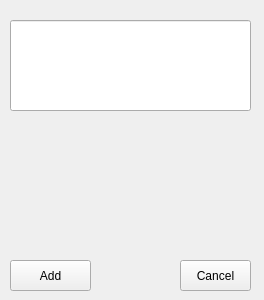
<?xml version="1.0" encoding="UTF-8"?>
<ui version="4.0">
 <class>Form</class>
 <widget class="QWidget" name="Form">
  <property name="geometry">
   <rect>
    <x>0</x>
    <y>0</y>
    <width>264</width>
    <height>300</height>
   </rect>
  </property>
  <property name="windowTitle">
   <string>Form</string>
  </property>
  <widget class="QPushButton" name="buttonAddTask">
   <property name="geometry">
    <rect>
     <x>10</x>
     <y>260</y>
     <width>81</width>
     <height>31</height>
    </rect>
   </property>
   <property name="text">
    <string>Add</string>
   </property>
  </widget>
  <widget class="QPushButton" name="buttonCancelTask">
   <property name="geometry">
    <rect>
     <x>180</x>
     <y>260</y>
     <width>71</width>
     <height>31</height>
    </rect>
   </property>
   <property name="text">
    <string>Cancel</string>
   </property>
  </widget>
  <widget class="QLineEdit" name="lineForNameTask">
   <property name="geometry">
    <rect>
     <x>10</x>
     <y>20</y>
     <width>241</width>
     <height>91</height>
    </rect>
   </property>
  </widget>
 </widget>
 <resources/>
 <connections/>
</ui>
